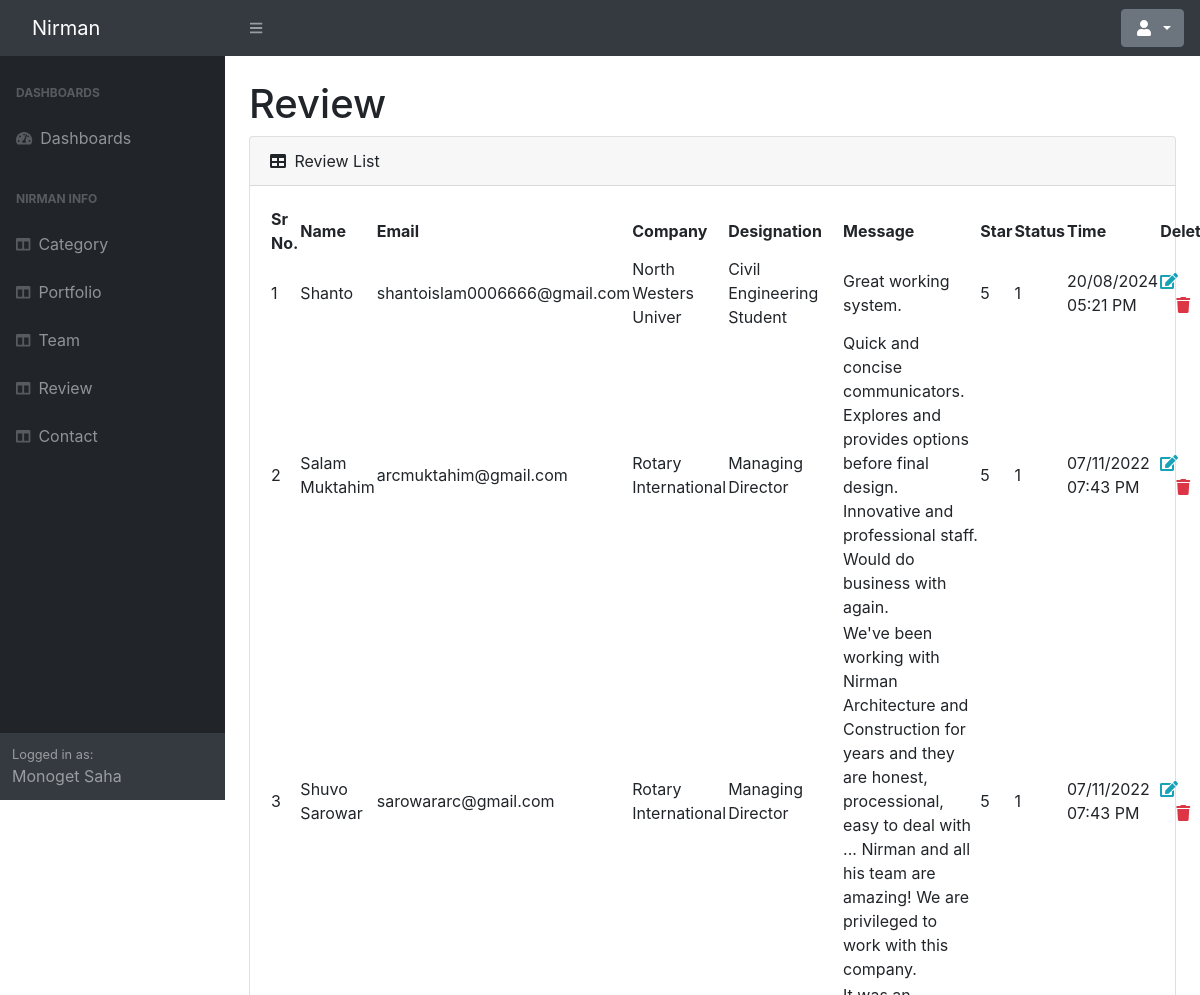
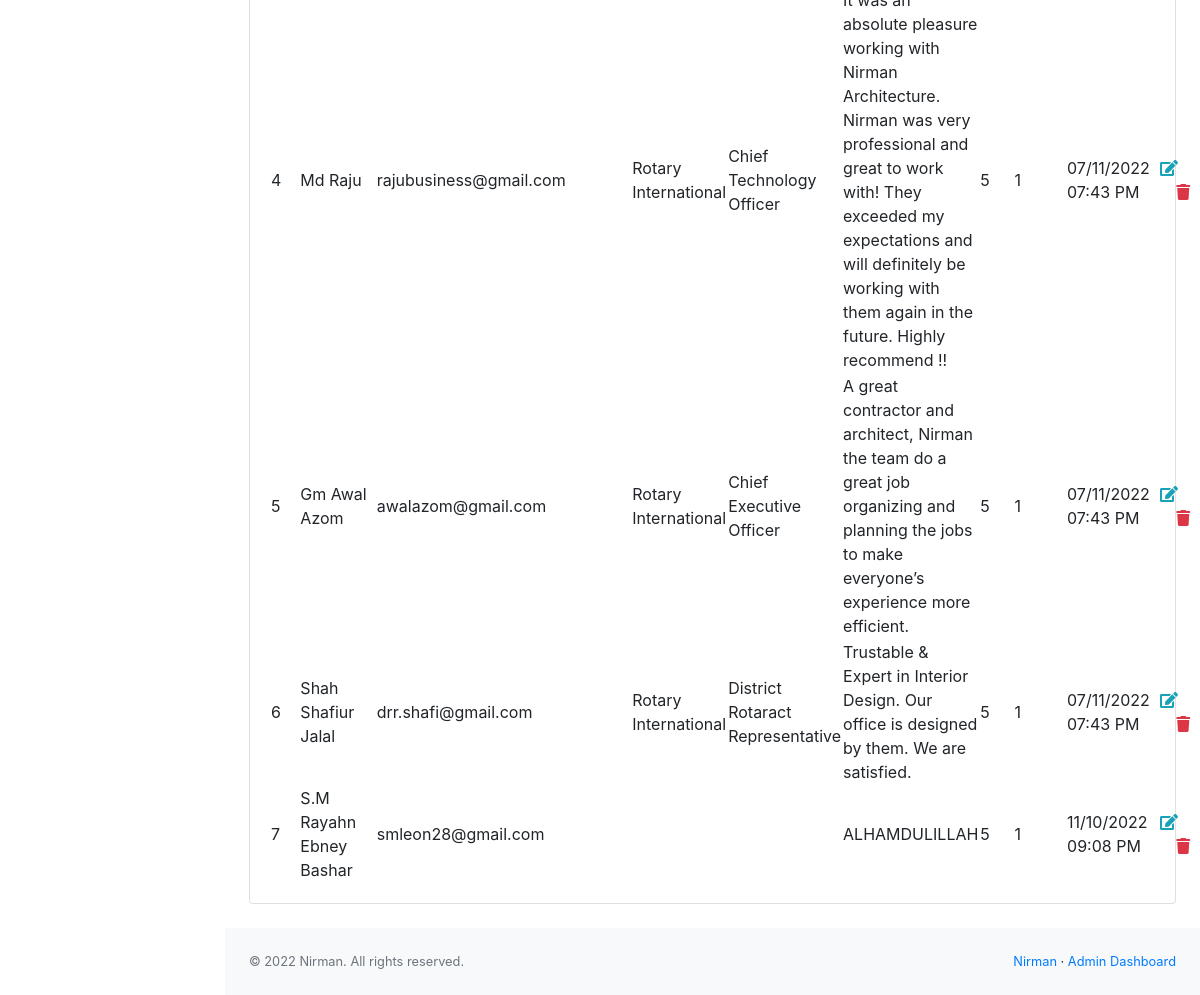
The page /admin/review.php (signed in) on the database its author committed (2 pictures, top to bottom).
### tables this page shows
CREATE TABLE `review` (
  `id` int NOT NULL,
  `name` varchar(100) NOT NULL,
  `email` varchar(100) NOT NULL,
  `company` varchar(20) NOT NULL,
  `designation` varchar(255) NOT NULL,
  `message` varchar(1000) NOT NULL,
  `star` int NOT NULL,
  `status` int NOT NULL DEFAULT '0',
  `inserted_at` timestamp NOT NULL DEFAULT CURRENT_TIMESTAMP ON UPDATE CURRENT_TIMESTAMP
);

### include/dbController.php (called while the page is built, shortened)
<?php
class DBController {
    private $host = "localhost";
    private $user = "root";
    private $password = "";
    private $database = "nirman";
    private $conn;
    function __construct() {
        $this->conn = $this->connectDB();
    }
    function connectDB() {
        $conn = mysqli_connect($this->host,$this->user,$this->password,$this->database);
        return $conn;
    }
    function runQuery($query) {
        $result = mysqli_query($this->conn,$query);
        while($row=mysqli_fetch_assoc($result)) {
            $resultset[] = $row;
        }
        if(!empty($resultset))
            return $resultset;
    }
    function numRows($query) {
        $result  = mysqli_query($this->conn,$query);
        $rowcount = mysqli_num_rows($result);
        return $rowcount;
    }
}

### admin/review.php (the view, shortened to what this page needs)
<?php
include('../include/dbController.php');
$db_handle = new DBController();
?>
<!DOCTYPE html>
<html lang="en">
<head>
    <?php include('include/csslist.php') ?>
    <link rel="stylesheet" href="https://cdnjs.cloudflare.com/ajax/libs/font-awesome/6.1.1/css/all.min.css"
/>
    <link rel="stylesheet" href="https://stackpath.bootstrapcdn.com/bootstrap/4.3.1/css/bootstrap.min.css">
</head>
<body class="sb-nav-fixed">
<?php include('include/topbar.php') ?>
<div id="layoutSidenav">
    <div id="layoutSidenav_nav">
        <?php include('include/sidebar.php') ?>
    </div>
    <div id="layoutSidenav_content">
        <main>
            <div class="container-fluid px-4">
                <h1 class="mt-4">Review</h1>
                <div class="row">
                    <div class="col-lg-12">
                        <div class="card mb-4">
                            <div class="card-header">
                                <i class="fas fa-table me-1"></i>
                                Review List
                            </div>
                            <div class="card-body">
                                <table id="datatablesSimple">
                                    <thead>
                                    <tr>
                                        <th>Sr No.</th>
                                        <th>Name</th>
                                        <th>Email</th>
                                        <th>Company</th>
                                        <th>Designation</th>
                                        <th>Message</th>
                                        <th>Star</th>
                                        <th>Status</th>
                                        <th>Time</th>
                                        <th>Delete</th>
                                    </tr>
                                    </thead>
                                    <tbody>
                                    <?php
                                    $data = $db_handle->runQuery("SELECT * FROM review order by id desc");
                                    $row_count = $db_handle->numRows("SELECT * FROM review order by id desc");
                                    for ($i = 0; $i < $row_count; $i++) {
                                        ?>
                                        <tr>
                                            <td><?php echo $i + 1; ?></td>
                                            <td><?php echo $data[$i]["name"]; ?></td>
                                            <td><?php echo $data[$i]["email"]; ?></td>
                                            <td><?php echo $data[$i]["company"]; ?></td>
                                            <td><?php echo $data[$i]["designation"]; ?></td>
                                            <td><?php echo $data[$i]["message"]; ?></td>
                                            <td><?php echo $data[$i]["star"]; ?></td>
                                            <td><?php echo $data[$i]["status"]; ?></td>
                                            <td>
                                                <?php
                                                $datetime = new DateTime($data[$i]["inserted_at"]);
                                                $la_time = new DateTimeZone('Asia/Dhaka');
                                                $datetime->setTimezone($la_time);
                                                echo $datetime->format('d/m/Y h:i A'); ?>
                                            </td>
                                            <td>
                                                <a class="primary"
                                                   href="review.php?edit=<?php echo $data[$i]['id']; ?>"
                                                   data-original-title="" title="" style="text-decoration: none">
                                                    <i class="fas fa-edit text-info"></i>
                                                </a>
                                                <a href="?del=<?php echo $data[$i]["id"]; ?>"
                                                   style="text-decoration: none"><i
                                                            class="fa-solid fa-trash ml-3 text-danger"></i></a>
                                            </td>
                                        </tr>
                                    <?php } ?>
                                    </tbody>
                                </table>
                            </div>
                        </div>
                    </div>
                </div>
            </div>
        </main>
        <?php include('include/footer.php') ?>
    </div>
</div>
</body>
</html>

### rows shown on the page
review: name "Shanto", email "shantoislam0006666@gmail.com", company "North Westers Univer", designation "Civil Engineering Student", message "Great working system.", star "5", status "1", inserted_at "20/08/2024 05:21 PM"
review: name "Salam Muktahim", email "arcmuktahim@gmail.com", company "Rotary International", designation "Managing Director", message "Quick and concise communicators. Explores and provides options before final design. Innovative and professional staff. Would do business with again.", star "5", status "1", inserted_at "07/11/2022 07:43 PM"
review: name "Shuvo Sarowar", email "sarowararc@gmail.com", company "Rotary International", designation "Managing Director", message "We've been working with Nirman Architecture and Construction for years and they are honest, processional, easy to deal with ... Nirman and all his team are amazing! We are privileged to work with this company.", star "5", status "1", inserted_at "07/11/2022 07:43 PM"
review: name "Md Raju", email "rajubusiness@gmail.com", company "Rotary International", designation "Chief Technology Officer", message "It was an absolute pleasure working with Nirman Architecture. Nirman was very professional and great to work with! They exceeded my expectations and will definitely be working with them again in the future. Highly recommend !!", star "5", status "1", inserted_at "07/11/2022 07:43 PM"
review: name "Gm Awal Azom", email "awalazom@gmail.com", company "Rotary International", designation "Chief Executive Officer", message "A great contractor and architect, Nirman the team do a great job organizing and planning the jobs to make everyone’s experience more efficient.", star "5", status "1", inserted_at "07/11/2022 07:43 PM"
review: name "Shah Shafiur Jalal", email "drr.shafi@gmail.com", company "Rotary International", designation "District Rotaract Representative", message "Trustable & Expert in Interior Design. Our office is designed by them. We are satisfied.", star "5", status "1", inserted_at "07/11/2022 07:43 PM"
review: name "S.M Rayahn Ebney Bashar", email "smleon28@gmail.com", message "ALHAMDULILLAH", star "5", status "1", inserted_at "11/10/2022 09:08 PM"

### other values the page prints
$_SESSION['name'] "Monoget Saha"
